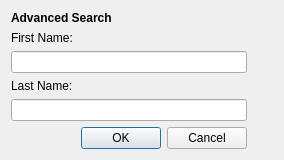
<?xml version="1.0" encoding="UTF-8"?>
<ui version="4.0">
 <class>SearchDialog</class>
 <widget class="QDialog" name="SearchDialog">
  <property name="geometry">
   <rect>
    <x>0</x>
    <y>0</y>
    <width>284</width>
    <height>150</height>
   </rect>
  </property>
  <property name="focusPolicy">
   <enum>Qt::StrongFocus</enum>
  </property>
  <property name="windowTitle">
   <string>Advanced Search</string>
  </property>
  <property name="windowIcon">
   <iconset resource="../images.qrc">
    <normaloff>:/icon32.ico</normaloff>:/icon32.ico</iconset>
  </property>
  <layout class="QGridLayout" name="gridLayout">
   <item row="5" column="0">
    <widget class="QDialogButtonBox" name="buttonBox">
     <property name="standardButtons">
      <set>QDialogButtonBox::Cancel|QDialogButtonBox::Ok</set>
     </property>
    </widget>
   </item>
   <item row="5" column="1">
    <spacer name="verticalSpacer">
     <property name="orientation">
      <enum>Qt::Vertical</enum>
     </property>
     <property name="sizeHint" stdset="0">
      <size>
       <width>20</width>
       <height>72</height>
      </size>
     </property>
    </spacer>
   </item>
   <item row="0" column="0" colspan="2">
    <widget class="QLabel" name="sort_label">
     <property name="styleSheet">
      <string notr="true"/>
     </property>
     <property name="text">
      <string>&lt;html&gt;&lt;head/&gt;&lt;body&gt;&lt;p&gt;&lt;span style=&quot; font-weight:600;&quot;&gt;Advanced Search&lt;/span&gt;&lt;/p&gt;&lt;/body&gt;&lt;/html&gt;</string>
     </property>
    </widget>
   </item>
   <item row="1" column="0">
    <widget class="QLabel" name="label">
     <property name="text">
      <string>First Name:</string>
     </property>
    </widget>
   </item>
   <item row="3" column="0">
    <widget class="QLabel" name="label_2">
     <property name="text">
      <string>Last Name:</string>
     </property>
    </widget>
   </item>
   <item row="2" column="0">
    <widget class="QLineEdit" name="first_name"/>
   </item>
   <item row="4" column="0">
    <widget class="QLineEdit" name="last_name">
     <property name="focusPolicy">
      <enum>Qt::StrongFocus</enum>
     </property>
    </widget>
   </item>
  </layout>
 </widget>
 <resources>
  <include location="../images.qrc"/>
 </resources>
 <connections/>
</ui>
